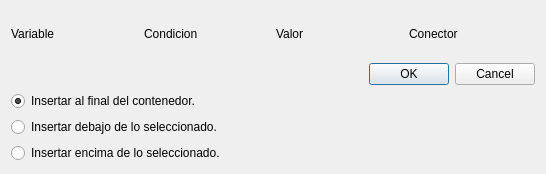
<?xml version="1.0" encoding="UTF-8"?>
<ui version="4.0">
 <class>Dialog</class>
 <widget class="QDialog" name="Dialog">
  <property name="geometry">
   <rect>
    <x>0</x>
    <y>0</y>
    <width>546</width>
    <height>174</height>
   </rect>
  </property>
  <property name="windowTitle">
   <string>Erdos</string>
  </property>
  <layout class="QGridLayout" name="gridLayout">
   <item row="0" column="0">
    <layout class="QGridLayout" name="grilla">
     <item row="0" column="0">
      <widget class="QLabel" name="label_5">
       <property name="text">
        <string>Variable</string>
       </property>
      </widget>
     </item>
     <item row="0" column="2">
      <widget class="QLabel" name="label_3">
       <property name="text">
        <string>Valor</string>
       </property>
      </widget>
     </item>
     <item row="0" column="1">
      <widget class="QLabel" name="label_2">
       <property name="text">
        <string>Condicion</string>
       </property>
      </widget>
     </item>
     <item row="0" column="3">
      <widget class="QLabel" name="label_4">
       <property name="text">
        <string>Conector</string>
       </property>
      </widget>
     </item>
    </layout>
   </item>
   <item row="1" column="0">
    <widget class="QDialogButtonBox" name="buttonBox">
     <property name="orientation">
      <enum>Qt::Horizontal</enum>
     </property>
     <property name="standardButtons">
      <set>QDialogButtonBox::Cancel|QDialogButtonBox::Ok</set>
     </property>
    </widget>
   </item>
   <item row="2" column="0">
    <widget class="QRadioButton" name="radioButton">
     <property name="text">
      <string>Insertar al final del contenedor.</string>
     </property>
     <property name="checked">
      <bool>true</bool>
     </property>
    </widget>
   </item>
   <item row="3" column="0">
    <widget class="QRadioButton" name="radioButton_2">
     <property name="text">
      <string>Insertar debajo de lo seleccionado.</string>
     </property>
    </widget>
   </item>
   <item row="4" column="0">
    <widget class="QRadioButton" name="radioButton_3">
     <property name="text">
      <string>Insertar encima de lo seleccionado.</string>
     </property>
    </widget>
   </item>
  </layout>
 </widget>
 <tabstops>
  <tabstop>buttonBox</tabstop>
 </tabstops>
 <resources/>
 <connections>
  <connection>
   <sender>buttonBox</sender>
   <signal>accepted()</signal>
   <receiver>Dialog</receiver>
   <slot>accept()</slot>
   <hints>
    <hint type="sourcelabel">
     <x>472</x>
     <y>332</y>
    </hint>
    <hint type="destinationlabel">
     <x>157</x>
     <y>274</y>
    </hint>
   </hints>
  </connection>
  <connection>
   <sender>buttonBox</sender>
   <signal>rejected()</signal>
   <receiver>Dialog</receiver>
   <slot>reject()</slot>
   <hints>
    <hint type="sourcelabel">
     <x>472</x>
     <y>332</y>
    </hint>
    <hint type="destinationlabel">
     <x>286</x>
     <y>274</y>
    </hint>
   </hints>
  </connection>
 </connections>
</ui>
